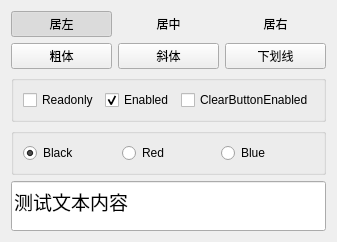
<?xml version="1.0" encoding="UTF-8"?>
<ui version="4.0">
 <class>Widget</class>
 <widget class="QWidget" name="Widget">
  <property name="geometry">
   <rect>
    <x>0</x>
    <y>0</y>
    <width>335</width>
    <height>220</height>
   </rect>
  </property>
  <property name="windowTitle">
   <string>Widget</string>
  </property>
  <layout class="QGridLayout" name="gridLayout">
   <item row="0" column="0">
    <widget class="QPushButton" name="pbnAlignLeft">
     <property name="text">
      <string>居左</string>
     </property>
     <property name="icon">
      <iconset resource="res.qrc">
       <normaloff>:/images/508.bmp</normaloff>:/images/508.bmp</iconset>
     </property>
     <property name="checkable">
      <bool>true</bool>
     </property>
     <property name="checked">
      <bool>true</bool>
     </property>
     <property name="autoRepeat">
      <bool>false</bool>
     </property>
     <property name="autoExclusive">
      <bool>true</bool>
     </property>
     <property name="flat">
      <bool>true</bool>
     </property>
    </widget>
   </item>
   <item row="0" column="1">
    <widget class="QPushButton" name="pbnAlignCenter">
     <property name="text">
      <string>居中</string>
     </property>
     <property name="icon">
      <iconset resource="res.qrc">
       <normaloff>:/images/510.bmp</normaloff>:/images/510.bmp</iconset>
     </property>
     <property name="checkable">
      <bool>true</bool>
     </property>
     <property name="autoExclusive">
      <bool>true</bool>
     </property>
     <property name="flat">
      <bool>true</bool>
     </property>
    </widget>
   </item>
   <item row="0" column="2">
    <widget class="QPushButton" name="pbnAlignRight">
     <property name="text">
      <string>居右</string>
     </property>
     <property name="icon">
      <iconset resource="res.qrc">
       <normaloff>:/images/512.bmp</normaloff>:/images/512.bmp</iconset>
     </property>
     <property name="checkable">
      <bool>true</bool>
     </property>
     <property name="autoExclusive">
      <bool>true</bool>
     </property>
     <property name="flat">
      <bool>true</bool>
     </property>
    </widget>
   </item>
   <item row="1" column="0" colspan="3">
    <layout class="QHBoxLayout" name="horizontalLayout_4">
     <item>
      <widget class="QPushButton" name="pbnFontBold">
       <property name="text">
        <string>粗体</string>
       </property>
       <property name="icon">
        <iconset resource="res.qrc">
         <normaloff>:/images/500.bmp</normaloff>:/images/500.bmp</iconset>
       </property>
       <property name="checkable">
        <bool>true</bool>
       </property>
       <property name="flat">
        <bool>false</bool>
       </property>
      </widget>
     </item>
     <item>
      <widget class="QPushButton" name="pbnFontItalic">
       <property name="text">
        <string>斜体</string>
       </property>
       <property name="icon">
        <iconset resource="res.qrc">
         <normaloff>:/images/502.bmp</normaloff>:/images/502.bmp</iconset>
       </property>
       <property name="checkable">
        <bool>true</bool>
       </property>
       <property name="flat">
        <bool>false</bool>
       </property>
      </widget>
     </item>
     <item>
      <widget class="QPushButton" name="pbnFontUnderline">
       <property name="text">
        <string>下划线</string>
       </property>
       <property name="icon">
        <iconset resource="res.qrc">
         <normaloff>:/images/504.bmp</normaloff>:/images/504.bmp</iconset>
       </property>
       <property name="checkable">
        <bool>true</bool>
       </property>
       <property name="flat">
        <bool>false</bool>
       </property>
      </widget>
     </item>
    </layout>
   </item>
   <item row="2" column="0" colspan="3">
    <widget class="QGroupBox" name="groupBox">
     <property name="title">
      <string/>
     </property>
     <property name="flat">
      <bool>true</bool>
     </property>
     <layout class="QHBoxLayout" name="horizontalLayout_2">
      <item>
       <widget class="QCheckBox" name="cbxReadonly">
        <property name="text">
         <string>Readonly</string>
        </property>
       </widget>
      </item>
      <item>
       <widget class="QCheckBox" name="cbxEnabled">
        <property name="text">
         <string>Enabled</string>
        </property>
        <property name="checked">
         <bool>true</bool>
        </property>
       </widget>
      </item>
      <item>
       <widget class="QCheckBox" name="cbxClear">
        <property name="text">
         <string>ClearButtonEnabled</string>
        </property>
       </widget>
      </item>
     </layout>
    </widget>
   </item>
   <item row="3" column="0" colspan="3">
    <widget class="QGroupBox" name="groupBox_2">
     <property name="title">
      <string/>
     </property>
     <property name="flat">
      <bool>true</bool>
     </property>
     <layout class="QHBoxLayout" name="horizontalLayout">
      <item>
       <widget class="QRadioButton" name="rbnBlack">
        <property name="text">
         <string>Black</string>
        </property>
        <property name="checked">
         <bool>true</bool>
        </property>
       </widget>
      </item>
      <item>
       <widget class="QRadioButton" name="rbnRed">
        <property name="text">
         <string>Red</string>
        </property>
       </widget>
      </item>
      <item>
       <widget class="QRadioButton" name="rbnBlue">
        <property name="text">
         <string>Blue</string>
        </property>
       </widget>
      </item>
     </layout>
    </widget>
   </item>
   <item row="4" column="0" colspan="3">
    <widget class="QLineEdit" name="letContent">
     <property name="minimumSize">
      <size>
       <width>0</width>
       <height>50</height>
      </size>
     </property>
     <property name="font">
      <font>
       <pointsize>14</pointsize>
      </font>
     </property>
     <property name="text">
      <string>测试文本内容</string>
     </property>
    </widget>
   </item>
  </layout>
 </widget>
 <resources>
  <include location="res.qrc"/>
 </resources>
 <connections/>
</ui>
